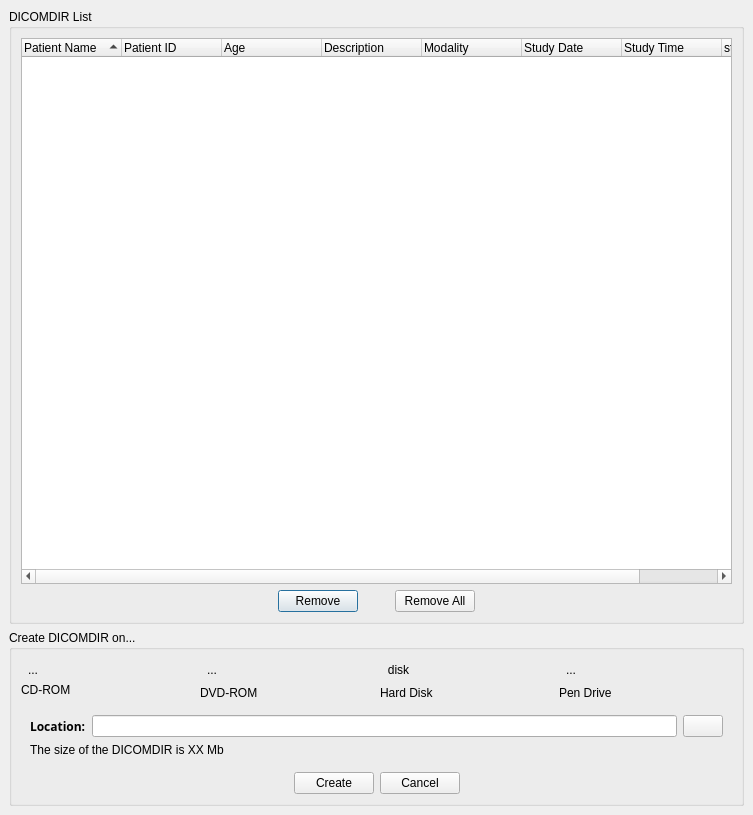
<?xml version="1.0" encoding="UTF-8"?>
<ui version="4.0">
 <class>udg::QCreateDicomdirBase</class>
 <widget class="QDialog" name="udg::QCreateDicomdirBase">
  <property name="geometry">
   <rect>
    <x>0</x>
    <y>0</y>
    <width>753</width>
    <height>815</height>
   </rect>
  </property>
  <property name="windowTitle">
   <string>Create DICOMDIR</string>
  </property>
  <property name="windowIcon">
   <iconset resource="../main/main.qrc">
    <normaloff>:/images/createDICOMDIR.png</normaloff>:/images/createDICOMDIR.png</iconset>
  </property>
  <layout class="QVBoxLayout">
   <property name="spacing">
    <number>6</number>
   </property>
   <property name="margin">
    <number>9</number>
   </property>
   <item>
    <widget class="QGroupBox" name="groupBox_2">
     <property name="sizePolicy">
      <sizepolicy hsizetype="Expanding" vsizetype="Expanding">
       <horstretch>0</horstretch>
       <verstretch>0</verstretch>
      </sizepolicy>
     </property>
     <property name="title">
      <string>DICOMDIR List</string>
     </property>
     <layout class="QVBoxLayout">
      <property name="spacing">
       <number>6</number>
      </property>
      <property name="margin">
       <number>9</number>
      </property>
      <item>
       <widget class="QTreeWidget" name="m_dicomdirStudiesList">
        <property name="minimumSize">
         <size>
          <width>403</width>
          <height>0</height>
         </size>
        </property>
        <property name="horizontalScrollBarPolicy">
         <enum>Qt::ScrollBarAsNeeded</enum>
        </property>
        <property name="selectionMode">
         <enum>QAbstractItemView::ExtendedSelection</enum>
        </property>
        <property name="sortingEnabled">
         <bool>true</bool>
        </property>
        <column>
         <property name="text">
          <string>Patient Name</string>
         </property>
        </column>
        <column>
         <property name="text">
          <string>Patient ID</string>
         </property>
        </column>
        <column>
         <property name="text">
          <string>Age</string>
         </property>
        </column>
        <column>
         <property name="text">
          <string>Description</string>
         </property>
        </column>
        <column>
         <property name="text">
          <string>Modality</string>
         </property>
        </column>
        <column>
         <property name="text">
          <string>Study Date</string>
         </property>
        </column>
        <column>
         <property name="text">
          <string>Study Time</string>
         </property>
        </column>
        <column>
         <property name="text">
          <string>studyUID</string>
         </property>
        </column>
       </widget>
      </item>
      <item>
       <layout class="QHBoxLayout">
        <property name="spacing">
         <number>6</number>
        </property>
        <property name="margin">
         <number>0</number>
        </property>
        <item>
         <spacer>
          <property name="orientation">
           <enum>Qt::Horizontal</enum>
          </property>
          <property name="sizeHint" stdset="0">
           <size>
            <width>40</width>
            <height>20</height>
           </size>
          </property>
         </spacer>
        </item>
        <item>
         <widget class="QPushButton" name="m_buttonRemove">
          <property name="toolTip">
           <string>Remove selected study of the list</string>
          </property>
          <property name="text">
           <string>Remove</string>
          </property>
         </widget>
        </item>
        <item>
         <spacer>
          <property name="orientation">
           <enum>Qt::Horizontal</enum>
          </property>
          <property name="sizeType">
           <enum>QSizePolicy::Fixed</enum>
          </property>
          <property name="sizeHint" stdset="0">
           <size>
            <width>31</width>
            <height>20</height>
           </size>
          </property>
         </spacer>
        </item>
        <item>
         <widget class="QPushButton" name="m_buttonRemoveAll">
          <property name="toolTip">
           <string>Remove all the studies of the list</string>
          </property>
          <property name="text">
           <string>Remove All</string>
          </property>
         </widget>
        </item>
        <item>
         <spacer>
          <property name="orientation">
           <enum>Qt::Horizontal</enum>
          </property>
          <property name="sizeHint" stdset="0">
           <size>
            <width>40</width>
            <height>20</height>
           </size>
          </property>
         </spacer>
        </item>
       </layout>
      </item>
     </layout>
    </widget>
   </item>
   <item>
    <widget class="QGroupBox" name="groupBox">
     <property name="sizePolicy">
      <sizepolicy hsizetype="Preferred" vsizetype="Fixed">
       <horstretch>0</horstretch>
       <verstretch>0</verstretch>
      </sizepolicy>
     </property>
     <property name="title">
      <string>Create DICOMDIR on...</string>
     </property>
     <layout class="QGridLayout">
      <property name="margin">
       <number>9</number>
      </property>
      <property name="spacing">
       <number>6</number>
      </property>
      <item row="1" column="0">
       <widget class="QStackedWidget" name="m_stackedWidget">
        <property name="sizePolicy">
         <sizepolicy hsizetype="Preferred" vsizetype="Fixed">
          <horstretch>0</horstretch>
          <verstretch>0</verstretch>
         </sizepolicy>
        </property>
        <property name="currentIndex">
         <number>1</number>
        </property>
        <widget class="QWidget" name="page">
         <layout class="QVBoxLayout">
          <property name="spacing">
           <number>6</number>
          </property>
          <property name="margin">
           <number>9</number>
          </property>
          <item>
           <layout class="QHBoxLayout">
            <property name="spacing">
             <number>6</number>
            </property>
            <property name="margin">
             <number>0</number>
            </property>
            <item>
             <widget class="QLabel" name="m_DICOMDIRUsedSpaceLabel">
              <property name="font">
               <font>
                <family>Sans Serif</family>
                <pointsize>9</pointsize>
                <weight>75</weight>
                <italic>false</italic>
                <bold>true</bold>
                <underline>false</underline>
                <strikeout>false</strikeout>
               </font>
              </property>
              <property name="text">
               <string>Used space</string>
              </property>
             </widget>
            </item>
            <item>
             <widget class="QProgressBar" name="m_progressBarOcupat">
              <property name="maximum">
               <number>100</number>
              </property>
              <property name="value">
               <number>0</number>
              </property>
              <property name="textVisible">
               <bool>true</bool>
              </property>
              <property name="orientation">
               <enum>Qt::Horizontal</enum>
              </property>
              <property name="textDirection">
               <enum>QProgressBar::TopToBottom</enum>
              </property>
             </widget>
            </item>
            <item>
             <widget class="QLabel" name="m_labelMbCdDvdOcupat">
              <property name="autoFillBackground">
               <bool>false</bool>
              </property>
              <property name="text">
               <string>650 Mb</string>
              </property>
              <property name="alignment">
               <set>Qt::AlignCenter</set>
              </property>
             </widget>
            </item>
           </layout>
          </item>
         </layout>
        </widget>
        <widget class="QWidget" name="page_2">
         <layout class="QGridLayout">
          <property name="margin">
           <number>9</number>
          </property>
          <property name="spacing">
           <number>6</number>
          </property>
          <item row="2" column="0" colspan="2">
           <widget class="QLabel" name="m_dicomdirSizeOnDiskLabel">
            <property name="text">
             <string>The size of the DICOMDIR is XX Mb</string>
            </property>
           </widget>
          </item>
          <item row="1" column="0" colspan="2">
           <layout class="QHBoxLayout">
            <property name="spacing">
             <number>6</number>
            </property>
            <property name="margin">
             <number>0</number>
            </property>
            <item>
             <widget class="QLabel" name="m_DICOMDIRLocationLabel">
              <property name="font">
               <font>
                <family>Sans Serif</family>
                <pointsize>9</pointsize>
                <weight>75</weight>
                <italic>false</italic>
                <bold>true</bold>
                <underline>false</underline>
                <strikeout>false</strikeout>
               </font>
              </property>
              <property name="text">
               <string>Location:</string>
              </property>
             </widget>
            </item>
            <item>
             <widget class="QLineEdit" name="m_lineEditDicomdirPath"/>
            </item>
            <item>
             <widget class="QPushButton" name="m_buttonExamineDisk">
              <property name="text">
               <string/>
              </property>
              <property name="icon">
               <iconset resource="../main/main.qrc">
                <normaloff>:/images/folderopen.png</normaloff>:/images/folderopen.png</iconset>
              </property>
              <property name="iconSize">
               <size>
                <width>16</width>
                <height>16</height>
               </size>
              </property>
             </widget>
            </item>
           </layout>
          </item>
         </layout>
        </widget>
       </widget>
      </item>
      <item row="2" column="0">
       <layout class="QHBoxLayout">
        <property name="spacing">
         <number>6</number>
        </property>
        <property name="margin">
         <number>0</number>
        </property>
        <item>
         <spacer>
          <property name="orientation">
           <enum>Qt::Horizontal</enum>
          </property>
          <property name="sizeHint" stdset="0">
           <size>
            <width>40</width>
            <height>20</height>
           </size>
          </property>
         </spacer>
        </item>
        <item>
         <widget class="QPushButton" name="m_buttonCreateDicomdir">
          <property name="toolTip">
           <string>Creates the Dicomdir with the selected studies</string>
          </property>
          <property name="text">
           <string>Create</string>
          </property>
         </widget>
        </item>
        <item>
         <widget class="QPushButton" name="m_buttonCancelDicomdir">
          <property name="text">
           <string>Cancel</string>
          </property>
         </widget>
        </item>
        <item>
         <spacer>
          <property name="orientation">
           <enum>Qt::Horizontal</enum>
          </property>
          <property name="sizeHint" stdset="0">
           <size>
            <width>40</width>
            <height>20</height>
           </size>
          </property>
         </spacer>
        </item>
       </layout>
      </item>
      <item row="0" column="0">
       <layout class="QHBoxLayout">
        <property name="spacing">
         <number>6</number>
        </property>
        <property name="margin">
         <number>0</number>
        </property>
        <item>
         <layout class="QVBoxLayout">
          <property name="spacing">
           <number>0</number>
          </property>
          <property name="margin">
           <number>0</number>
          </property>
          <item>
           <widget class="QToolButton" name="m_cdromDeviceToolButton">
            <property name="text">
             <string>...</string>
            </property>
            <property name="icon">
             <iconset resource="../main/main.qrc">
              <normaloff>:/images/cdrom.png</normaloff>:/images/cdrom.png</iconset>
            </property>
            <property name="iconSize">
             <size>
              <width>64</width>
              <height>64</height>
             </size>
            </property>
            <property name="checkable">
             <bool>true</bool>
            </property>
            <property name="checked">
             <bool>false</bool>
            </property>
            <property name="autoRaise">
             <bool>true</bool>
            </property>
           </widget>
          </item>
          <item>
           <widget class="QLabel" name="label">
            <property name="text">
             <string>CD-ROM</string>
            </property>
           </widget>
          </item>
         </layout>
        </item>
        <item>
         <layout class="QVBoxLayout">
          <property name="spacing">
           <number>6</number>
          </property>
          <property name="margin">
           <number>0</number>
          </property>
          <item>
           <widget class="QToolButton" name="m_dvdromDeviceToolButton">
            <property name="text">
             <string>...</string>
            </property>
            <property name="icon">
             <iconset resource="../main/main.qrc">
              <normaloff>:/images/dvd.png</normaloff>:/images/dvd.png</iconset>
            </property>
            <property name="iconSize">
             <size>
              <width>64</width>
              <height>64</height>
             </size>
            </property>
            <property name="checkable">
             <bool>true</bool>
            </property>
            <property name="autoRaise">
             <bool>true</bool>
            </property>
           </widget>
          </item>
          <item>
           <widget class="QLabel" name="label_2">
            <property name="text">
             <string>DVD-ROM</string>
            </property>
           </widget>
          </item>
         </layout>
        </item>
        <item>
         <layout class="QVBoxLayout">
          <property name="spacing">
           <number>6</number>
          </property>
          <property name="margin">
           <number>0</number>
          </property>
          <item>
           <widget class="QToolButton" name="m_hardDiskDeviceToolButton">
            <property name="text">
             <string>disk</string>
            </property>
            <property name="icon">
             <iconset resource="../main/main.qrc">
              <normaloff>:/images/harddrive.png</normaloff>:/images/harddrive.png</iconset>
            </property>
            <property name="iconSize">
             <size>
              <width>64</width>
              <height>64</height>
             </size>
            </property>
            <property name="checkable">
             <bool>true</bool>
            </property>
            <property name="checked">
             <bool>false</bool>
            </property>
            <property name="autoRaise">
             <bool>true</bool>
            </property>
           </widget>
          </item>
          <item>
           <widget class="QLabel" name="label_3">
            <property name="text">
             <string>Hard Disk</string>
            </property>
           </widget>
          </item>
         </layout>
        </item>
        <item>
         <layout class="QVBoxLayout">
          <property name="spacing">
           <number>6</number>
          </property>
          <property name="margin">
           <number>0</number>
          </property>
          <item>
           <widget class="QToolButton" name="m_pendriveDeviceToolButton">
            <property name="text">
             <string>...</string>
            </property>
            <property name="icon">
             <iconset resource="../main/main.qrc">
              <normaloff>:/images/usbpendrive.png</normaloff>:/images/usbpendrive.png</iconset>
            </property>
            <property name="iconSize">
             <size>
              <width>64</width>
              <height>64</height>
             </size>
            </property>
            <property name="checkable">
             <bool>true</bool>
            </property>
            <property name="autoRaise">
             <bool>true</bool>
            </property>
           </widget>
          </item>
          <item>
           <widget class="QLabel" name="label_4">
            <property name="text">
             <string>Pen Drive</string>
            </property>
           </widget>
          </item>
         </layout>
        </item>
       </layout>
      </item>
     </layout>
    </widget>
   </item>
  </layout>
 </widget>
 <resources>
  <include location="../main/main.qrc"/>
  <include location="../main/main.qrc"/>
 </resources>
 <connections>
  <connection>
   <sender>m_buttonCancelDicomdir</sender>
   <signal>clicked()</signal>
   <receiver>udg::QCreateDicomdirBase</receiver>
   <slot>reject()</slot>
   <hints>
    <hint type="sourcelabel">
     <x>799</x>
     <y>782</y>
    </hint>
    <hint type="destinationlabel">
     <x>849</x>
     <y>491</y>
    </hint>
   </hints>
  </connection>
 </connections>
</ui>
